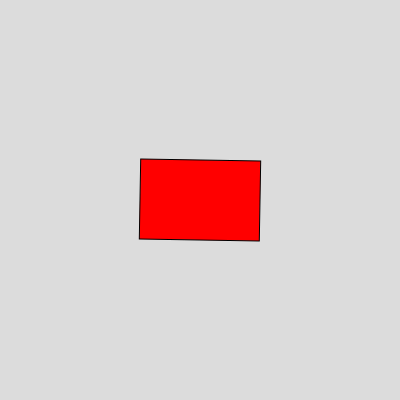
Frame 1 (no input)
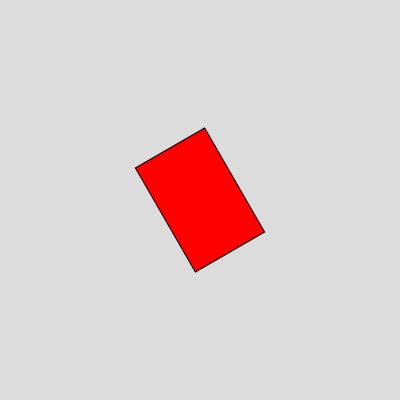
Frame 60 (no input)
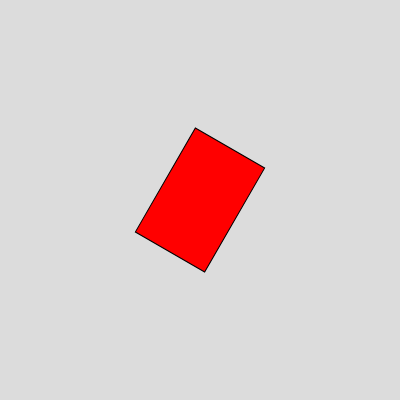
Frame 120 (the mouse pressed at the canvas centre since frame 60)

The p5.js sketch that drew these frames (run headless with seeded random() and noise() and a simulated clock; from frame 60 on, the mouse is pressed at the canvas centre):

// p5.js sketch
// ── sketch.js
let angle = 0;

function setup() {
  createCanvas(400, 400);
  angleMode(DEGREES);
  rectMode(CENTER);
}

function draw() {
  background(220);

  angle += 1;

  push(); // start accumulating transformation and styling effects!
  translate(width / 2, height / 2);
  rotate(angle);
  fill(255, 0, 0);
  rect(0, 0, 120, 80); // draw a rect utilizing the effect.
  pop(); // remove the effects accumulated.
}
